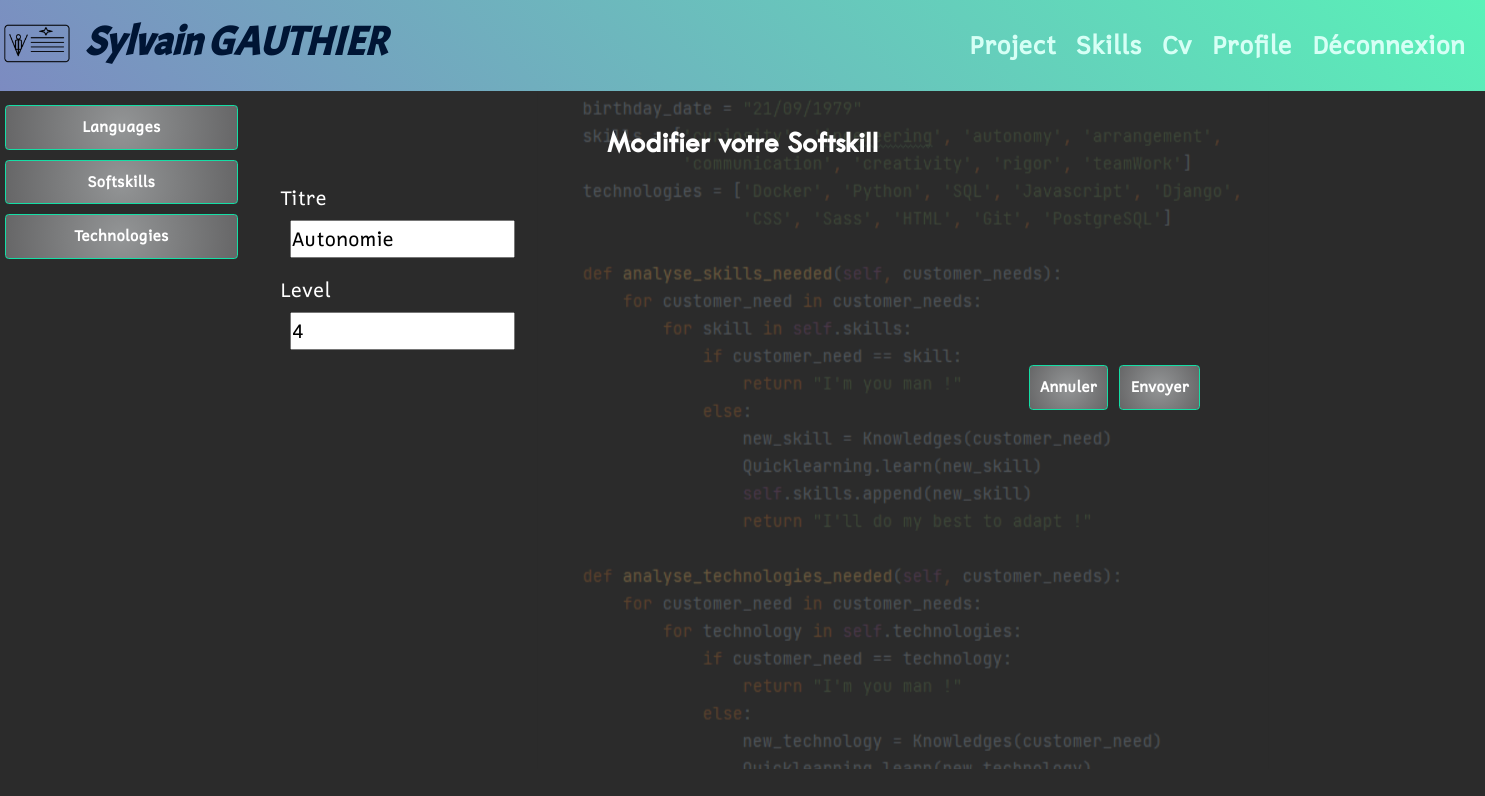
The page /skill/softskill/1/edit/ (signed in) on the database as committed earlier.
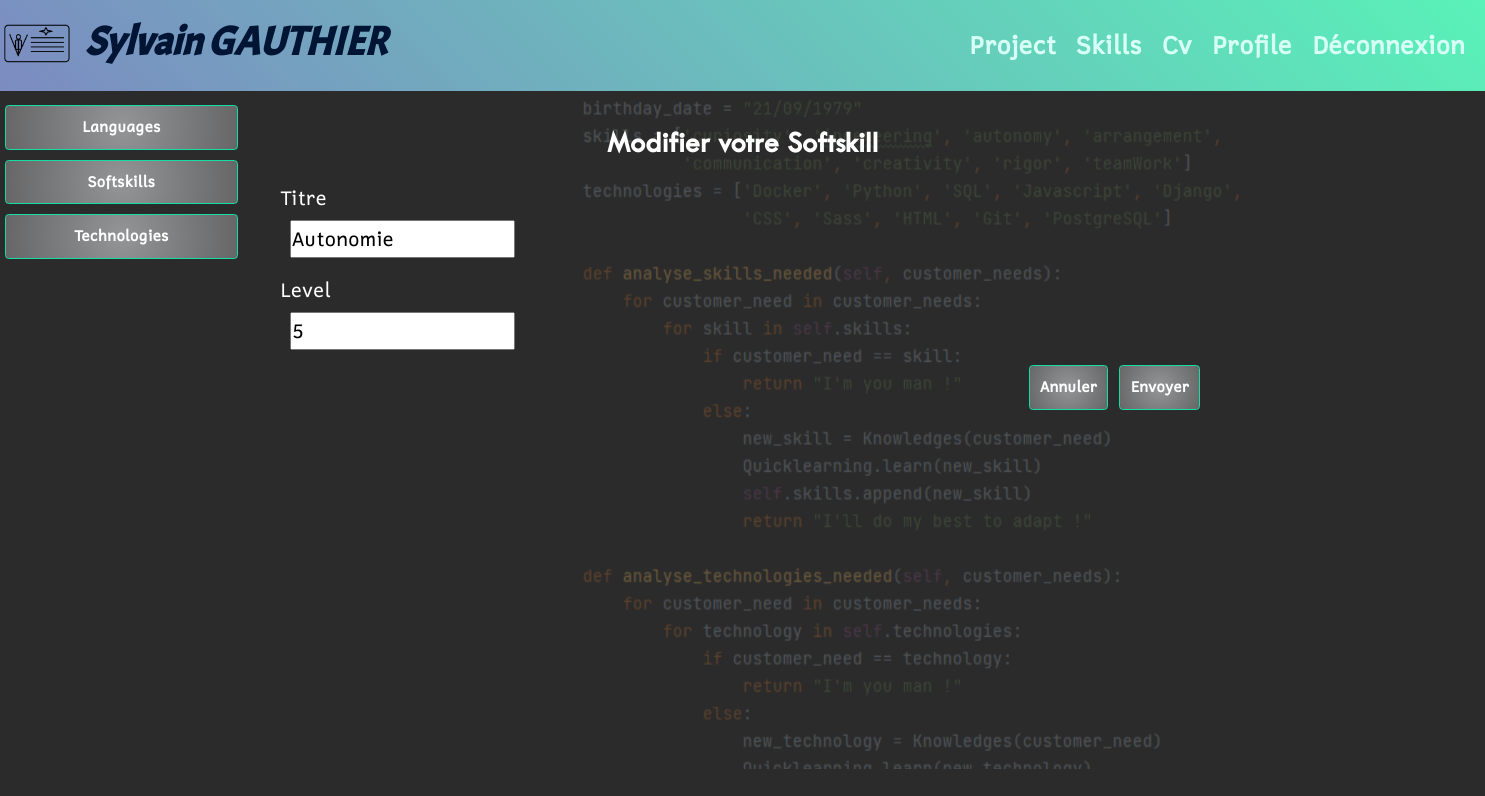
The same page on the database as committed later.
### skill/models/softskill.py (models this page shows, shortened)
class SoftSkill(models.Model):
    title = models.CharField(
        verbose_name='Soft Skill',
        max_length=40,
        blank=False,
        null=False
    )
    level = models.PositiveIntegerField(validators=[MinValueValidator(0),
                                                    MaxValueValidator(5)],
                                        default=0,
                                        verbose_name='Level')
    user = models.ForeignKey(settings.AUTH_USER_MODEL,
                             null=True,
                             on_delete=models.CASCADE)

### skill/views/softskill_views.py (the view)
# urls.py: path('softskill/<int:softskill_id>/edit/', skill.views.softskill_views.edit_softskill,
@login_required
def edit_softskill(request, softskill_id):
    softskill = get_object_or_404(SoftSkill,
                                  id=softskill_id)
    edit_form = softskillform.SoftSkillForm(instance=softskill)
    if request.method == 'POST':
        edit_form = softskillform.SoftSkillForm(request.POST,
                                                instance=softskill)
        if edit_form.is_valid():
            edit_form.save()
            return redirect('skill:softskill_home')
    context = {
        'softskill': softskill,
        'edit_form': edit_form,
    }
    return render(request,
                  'skill/edit_softskill.html',
                  context=context)

### skill/forms/softskillform.py (shortened to what this page needs)
class SoftSkillForm(forms.ModelForm):
    edit_softskill = forms.BooleanField(widget=forms.HiddenInput,
                                        initial=True)
    class Meta:
        model = SoftSkill
        fields = [
            'title',
            'level'
        ]

### skill/templates/skill/edit_softskill.html (shortened to what this page needs)
{% extends 'index.html' %}
{% block sidebar %}
    {% include 'skill/partials/skills_menu_snippet.html' %}
{% endblock sidebar %}
{% block content %}
    {% if softskill.user == request.user %}
        <h2 class="text-center mb-4">Modifier votre Softskill</h2>
        <div class="d-block p-2">
            <form method="post" enctype="multipart/form-data">
                <label class="ms-3" for="{{ edit_form.title.id }}">Titre</label>
                <div class="ms-4 mb-3 p-2">
                    {{ edit_form.title}}
                </div>
                <label class="ms-3" for="{{ edit_form.level.id }}">Level</label>
                <div class="ms-4 mb-3 p-2">
                    {{ edit_form.level}}
                </div>
                {% include 'skill/partials/validation_buttons_snippet.html' with word='Envoyer' %}
            </form>
        </div>
    {% else %}
        {% include 'skill/access_denied.html' %}
    {% endif %}
{% endblock content %}

Rows that differ between the two databases and show on the page:
changed SoftSkill "Autonomie": level "4" → "5"
